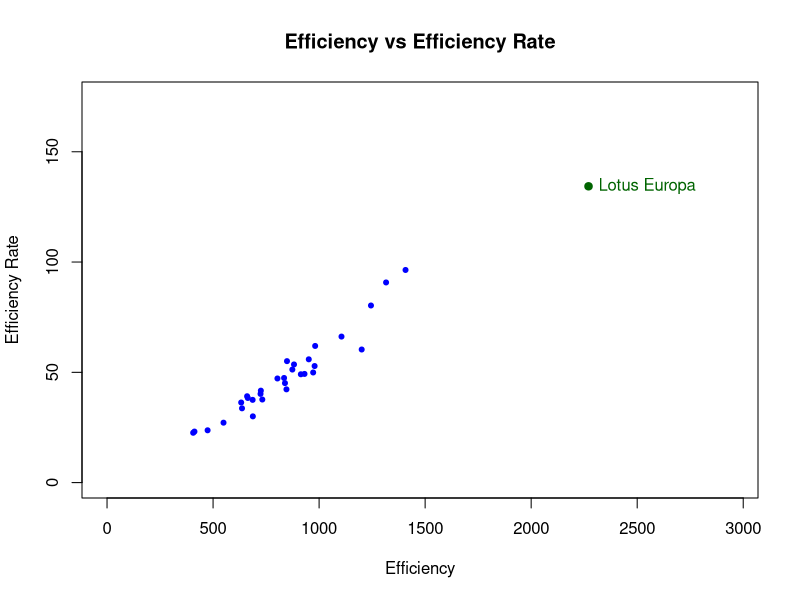

Write R code to recreate this figure. (Note: this script raises an error after producing the figure.)
## ------------------------------------------------------------------------------------------------------------------------
#Load the built-in dataframe
data(mtcars)
df <- mtcars

str(df)
names(df)


## ------------------------------------------------------------------------------------------------------------------------
#Sort Row names in ascending order, A-Z
car_names <- rownames(mtcars)
order(car_names)
ordered_car_names <- order(car_names)
car_names[ordered_car_names]

sorted_names <- car_names[ordered_car_names]
sorted_names

df_sorted <- mtcars[ordered_car_names, ]


## ------------------------------------------------------------------------------------------------------------------------
#Identify the fourth and fourth to the last make and model names

rownames(df_sorted)[4]
rownames(df_sorted)[nrow(df_sorted) - 3]


## ------------------------------------------------------------------------------------------------------------------------
#Determine how many factor levels in cyl column

df$cyl <- factor(df$cyl)
levels(df$cyl)


## ------------------------------------------------------------------------------------------------------------------------
#Create separate dataframes for each cyl level

split_by_cyl <- split(df$mpg, df$cyl)
split_by_cyl


## ------------------------------------------------------------------------------------------------------------------------
#Calculate the average mpg for each cyl level rounding to 2 decimal

avg_mpg_by_cyl <- sapply(split_by_cyl, function(x) round(mean(x, na.rm = TRUE), 2))


avg_mpg_by_cyl



## ------------------------------------------------------------------------------------------------------------------------
#Determine how many factor levels are in transmission gear column

df$gear <- factor(df$gear)
df$am   <- factor(df$am, levels = c(0, 1), labels = c("automatic", "manual"))

levels(df$gear)
length(levels(df$gear))

levels(df$am)
length(levels(df$am))


## ------------------------------------------------------------------------------------------------------------------------
#Which transmission gear has lowest average hp? 

# Load df without factors
data(mtcars)
df <- mtcars

# Create a numeric matrix
hp_gear_am_matrix <- cbind(hp = df$hp, gear = df$gear, am = df$am)

is.matrix(hp_gear_am_matrix)
mode(hp_gear_am_matrix) 
head(hp_gear_am_matrix)

# Matrix back to a data frame
df_mean_hp <- as.data.frame(hp_gear_am_matrix)

# Mean horsepower by gear and am
mean_hp_by_gear_am <- aggregate(hp ~ gear + am, data = df_mean_hp, FUN = mean)

mean_hp_by_gear_am
mean_hp_by_gear_am$hp

# Lowest mean
lowest_hp_row <- mean_hp_by_gear_am[which.min(mean_hp_by_gear_am$hp), ]
lowest_hp_row

lowest_hp_gear <- lowest_hp_row$gear
lowest_hp_am   <- lowest_hp_row$am
lowest_hp_value <- lowest_hp_row$hp


## ------------------------------------------------------------------------------------------------------------------------
#Keep only automatic transmissions
automatic_cars <- df[df$am == 0, ]

#Create Factor
automatic_cars$gear <- factor(automatic_cars$gear)

levels(automatic_cars$gear)
length(levels(automatic_cars$gear))

the_number_of_transmission <- length(levels(automatic_cars$gear))


## ------------------------------------------------------------------------------------------------------------------------

#Keep only manual transmissions
manual_cars <- df[df$am == 1, ]

#Create Factor
manual_cars$gear <- factor(manual_cars$gear)

levels(manual_cars$gear)
length(levels(manual_cars$gear))

the_number_of_transmission_manual <- length(levels(manual_cars$gear))


## ------------------------------------------------------------------------------------------------------------------------
data(mtcars)
df <- mtcars

#Create a new column for efficiency
df$efficiency <- (df$hp / df$wt) * df$mpg
head(df$efficiency)




## ------------------------------------------------------------------------------------------------------------------------
#Create a new column for efficiency rate

df$efficiency_rate <- df$efficiency / df$qsec

head(df$efficiency_rate)


## ------------------------------------------------------------------------------------------------------------------------
#Which make and model has the highest efficiency?
max_efficiency <- max(df$efficiency)
highest_efficiency_row <- which.max(df$efficiency)
highest_efficiency_car <- rownames(df)[highest_efficiency_row]

highest_efficiency_car
max_efficiency

#Which make and model has the highest efficiency rate?
max_efficiency_rate <- max(df$efficiency_rate)
highest_efficiency_rate_row <- which.max(df$efficiency_rate)
highest_efficiency_rate_car <- rownames(df)[highest_efficiency_rate_row]

highest_efficiency_rate_car
max_efficiency_rate



## ------------------------------------------------------------------------------------------------------------------------
# create row for car name
df$car <- rownames(df)
head(df)

# scatter plot
plot(df$efficiency,
     df$efficiency_rate,
     main = "Efficiency vs Efficiency Rate",
     xlab = "Efficiency",
     ylab = "Efficiency Rate",
     pch = 20,
     col = "blue",
     #add space for car name
     xlim = c(0, max(df$efficiency) * 1.3),   
     ylim = c(0, max(df$efficiency_rate) * 1.3))

# label the top car
points(df$efficiency[highest_efficiency_rate_row],
       df$efficiency_rate[highest_efficiency_rate_row],
       col = "darkgreen", pch = 20, cex = 1.5)

text(df$efficiency[highest_efficiency_rate_row],
     df$efficiency_rate[highest_efficiency_rate_row],
     labels = highest_efficiency_rate_car,
     pos = 4, col = "darkgreen", cex = 1)



## ------------------------------------------------------------------------------------------------------------------------
#Convet file
knitr::purl("mtcars_dataframe.qmd", output = "mtcars_dataframe.R")

getwd()

